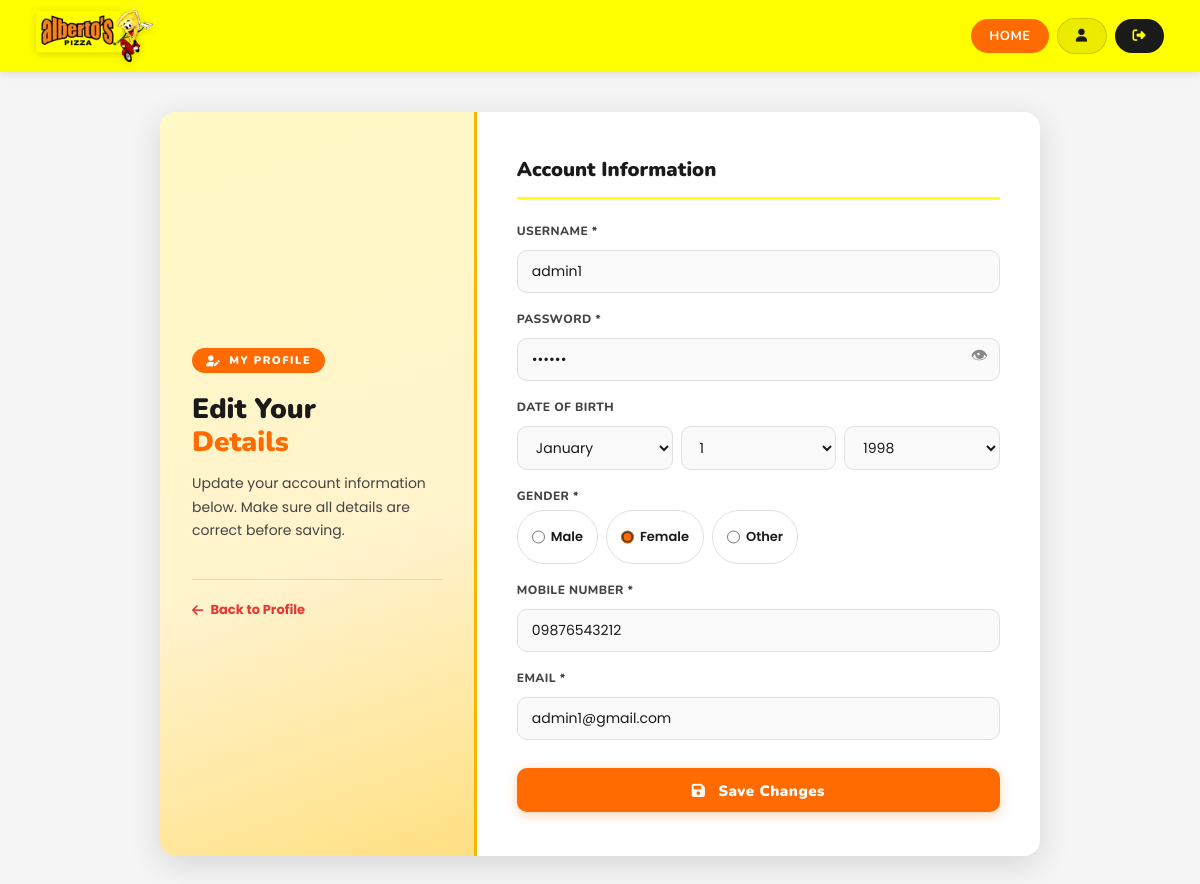
The page /profile_customer_edit.php (signed in) on the database its author committed.
### tables this page shows
CREATE TABLE `users` (
  `user_id` int NOT NULL AUTO_INCREMENT,
  `username` varchar(50) NOT NULL,
  `password` varchar(255) NOT NULL,
  `role` enum('admin','cashier','customer','driver') NOT NULL,
  `birth_date` date NOT NULL,
  `gender` enum('Male','Female','Other') NOT NULL,
  `mobile_number` varchar(11) NOT NULL,
  `email` varchar(100) DEFAULT NULL,
  `created_at` timestamp NULL DEFAULT CURRENT_TIMESTAMP,
  PRIMARY KEY (`user_id`),
  UNIQUE KEY `uq_username` (`username`)
);

### profile_customer_edit.php (the view, shortened to what this page needs)
<?php
include "db_connect.php";
$user_id = intval($_SESSION['user_id']);
$stmt = $conn->prepare("SELECT * FROM users WHERE user_id = ? LIMIT 1");
$stmt->bind_param("i", $user_id);
$stmt->execute();
$user = $stmt->get_result()->fetch_assoc();
$birthMonth = date('n', strtotime($user['birth_date']));
$birthDay   = date('j', strtotime($user['birth_date']));
$birthYear  = date('Y', strtotime($user['birth_date']));
?>
<!DOCTYPE html>
<html lang="en">
<head>
  <link rel="stylesheet" href="css/style.css">
  <link rel="stylesheet" href="https://cdnjs.cloudflare.com/ajax/libs/font-awesome/6.4.0/css/all.min.css">
</head>
<body>
<header class="navbar">
  <img src="logo/Alberto's Pizza.png" class="logo-img" alt="Alberto's Pizza Logo">
  <div class="nav-links">
    <a href="index.php" class="nav-btn">HOME</a>
    <a href="profile_customer.php" title="My Profile">
      <i class="fa-solid fa-user"></i>
    </a>
    <a href="logout.php" title="Log Out">
      <i class="fa-solid fa-right-from-bracket"></i>
    </a>
  </div>
</header>
<div class="signup-wrapper">
  <div class="signup-card">
    <div class="signup-info">
      <div class="brand-badge">
        <i class="fa-solid fa-user-pen"></i> My Profile
      </div>
      <h2>Edit Your<br><span>Details</span></h2>
      <p>
        Update your account information below. Make sure all details are correct before saving.
      </p>
      <a href="profile_customer.php" class="back-link">
        <i class="fa-solid fa-arrow-left"></i> Back to Profile
      </a>
    </div>
    <div class="signup-form">
      <div class="form-title">Account Information</div>
      <form method="POST">
        <label>Username *</label>
        <input type="text" id="username" name="username" value="<?= htmlspecialchars($user['username']); ?>">
        <label>Password *</label>
        <div class="password-wrapper">
          <input type="password" id="editPassword" name="password" value="<?= htmlspecialchars($user['password']); ?>">
          <span class="toggle-password" onclick="toggleEditPassword()">👁</span>
        </div>
        <label>Date of Birth</label>
        <div class="dob">
          <select name="month" id="dobMonth">
            <?php
            $months = [
              1=>"January",2=>"February",3=>"March",4=>"April",5=>"May",6=>"June",
              7=>"July",8=>"August",9=>"September",10=>"October",11=>"November",12=>"December"
            ];
            foreach ($months as $num => $name) {
              $selected = ($num == $birthMonth) ? "selected" : "";
              echo "<option value='$num' $selected>$name</option>";
            }
            ?>
          </select>
          <select name="day" id="dobDay">
            <?php
            for ($i = 1; $i <= 31; $i++) {
              $selected = ($i == $birthDay) ? "selected" : "";
              echo "<option value='$i' $selected>$i</option>";
            }
            ?>
          </select>
          <select name="year" id="dobYear">
            <?php
            for ($y = date("Y"); $y >= 1900; $y--) {
              $selected = ($y == $birthYear) ? "selected" : "";
              echo "<option value='$y' $selected>$y</option>";
            }
            ?>
          </select>
        </div>
        <label class="gender-label">Gender *</label>
        <div class="gender-inline">
          <label>
            <input type="radio" name="gender" value="Male"
              <?= ($user['gender'] == 'Male') ? 'checked' : '' ?>> Male
          </label>
          <label>
            <input type="radio" name="gender" value="Female"
              <?= ($user['gender'] == 'Female') ? 'checked' : '' ?>> Female
          </label>
          <label>
            <input type="radio" name="gender" value="Other"
              <?= ($user['gender'] == 'Other') ? 'checked' : '' ?>> Other
          </label>
        </div>
        <label>Mobile Number *</label>
        <input type="text" id="mobileNumber" name="mobile" value="<?= htmlspecialchars($user['mobile_number']); ?>">
        <label>Email *</label>
        <input type="email" id="emailInput" name="email" value="<?= htmlspecialchars($user['email']); ?>">
        <button class="create-account-btn" type="submit">
          <i class="fa-solid fa-floppy-disk" style="margin-right:8px;"></i> Save Changes
        </button>
      </form>
    </div>
  </div>
</div>
</body>
</html>

### css/style.css (style rules this page uses)
:root { --yellow: #FFFF00; --yellow-dark: #F5B800; --orange: #FF6B00; --orange-light:#FF8C2A; --red: #E53935; --green: #2E7D32; --green-light: #43A047; --amber: #F57C00; --bg: #F5F5F5; --white: #FFFFFF; --card-bg: #FFFFFF; --text-dark: #1A1A1A; --text-mid: #444444; --text-light: #888888; --border: #E0E0E0; --radius-sm: 6px; --radius-md: 10px; --radius-lg: 16px; --radius-pill: 999px; --shadow-sm: 0 1px 4px rgba(0,0,0,0.08); --shadow-md: 0 4px 16px rgba(0,0,0,0.10); --shadow-lg: 0 8px 32px rgba(0,0,0,0.13); --font-main: 'Nunito', sans-serif; --font-body: 'Poppins', sans-serif; }
*, *::before, *::after { box-sizing: border-box; margin: 0; padding: 0; }
body { font-family: var(--font-body); background: var(--bg); color: var(--text-dark); min-height: 100vh; }
.navbar { background: var(--yellow); display: flex; align-items: center; justify-content: space-between; padding: 0 36px; height: 72px; min-height: 72px; box-shadow: 0 2px 8px rgba(0,0,0,0.12); position: sticky; top: 0; z-index: 100; }
.logo-img { height: 52px; object-fit: contain; filter: drop-shadow(0 2px 4px rgba(0,0,0,0.15)); }
.nav-links { display: flex; align-items: center; gap: 8px; }
.nav-links a, .nav-links button { font-family: var(--font-main); font-weight: 700; font-size: 13px; letter-spacing: 0.5px; text-decoration: none; padding: 8px 18px; border-radius: var(--radius-pill); border: none; cursor: pointer; transition: background 0.18s, color 0.18s, transform 0.15s; color: var(--text-dark); background: transparent; margin-left: 0; }
.nav-links a[href="logout.php"], .nav-links a[href="login.php"] { background: var(--text-dark); color: var(--yellow); }
.nav-links a[href="profile_customer.php"] { background: rgba(0,0,0,0.08); border: 1.5px solid rgba(0,0,0,0.15); }
.nav-btn { background: var(--orange) !important; color: #fff !important; padding: 8px 16px; border-radius: var(--radius-pill); font-weight: 700; text-decoration: none; }
.add-btn, button { background: var(--orange); border: none; padding: 10px; margin-top: 10px; cursor: pointer; border-radius: var(--radius-sm); font-family: var(--font-body); font-weight: 600; transition: background 0.18s, transform 0.15s; }
.password-wrapper { position: relative; width: 100%; }
.password-wrapper input { width: 100%; padding-right: 40px; box-sizing: border-box; }
.toggle-password { position: absolute; right: 10px; top: 50%; transform: translateY(-50%); cursor: pointer; user-select: none; font-size: 18px; color: #666; }
.gender-label { font-size: 14px; font-weight: bold; display: block; margin-top: 14px; margin-bottom: 6px; }
.gender-inline { display: flex; align-items: center; gap: 20px; }
.gender-inline label { display: inline-flex; align-items: center; font-size: 14px; font-weight: normal; margin-top: 0; cursor: pointer; }
.gender-inline input[type="radio"] { margin-right: 6px; }
.signup-wrapper { min-height: calc(100vh - 140px); display: flex; align-items: center; justify-content: center; }
.signup-card { background: #ffffff; display: flex; width: 860px; border-radius: 12px; box-shadow: 0 8px 25px rgba(0,0,0,0.12); }
.signup-info { width: 40%; padding: 40px; background: #fff3cd; border-top-left-radius: 12px; border-bottom-left-radius: 12px; }
.signup-info h2 { color: var(--orange); font-size: 26px; margin-bottom: 10px; }
.signup-info p { font-size: 15px; line-height: 1.6; }
.signup-info a { color: var(--red); text-decoration: none; font-weight: bold; cursor: pointer; }
.signup-form { width: 60%; padding: 40px; }
.signup-form label { font-size: 13px; font-weight: bold; display: block; margin-top: 14px; }
.signup-form input, .signup-form select { width: 100%; padding: 8px; margin-top: 5px; height: 38px; border: 1px solid #ccc; border-radius: 4px; box-sizing: border-box; }
.dob { display: flex; gap: 5px; }
.create-account-btn { margin-top: 25px; width: 100%; height: 44px; padding: 0 12px; font-size: 15px; background: var(--orange); color: white; border: none; font-weight: bold; cursor: pointer; border-radius: 6px; transition: background 0.18s; }

### rows shown on the page
users: username "admin1", gender "☐ Male", gender "☑ Female", gender "☐ Other", mobile "09876543212", email "admin1@gmail.com"

### other values the page prints
form field month "January"
form field day "1"
form field year "1998"
